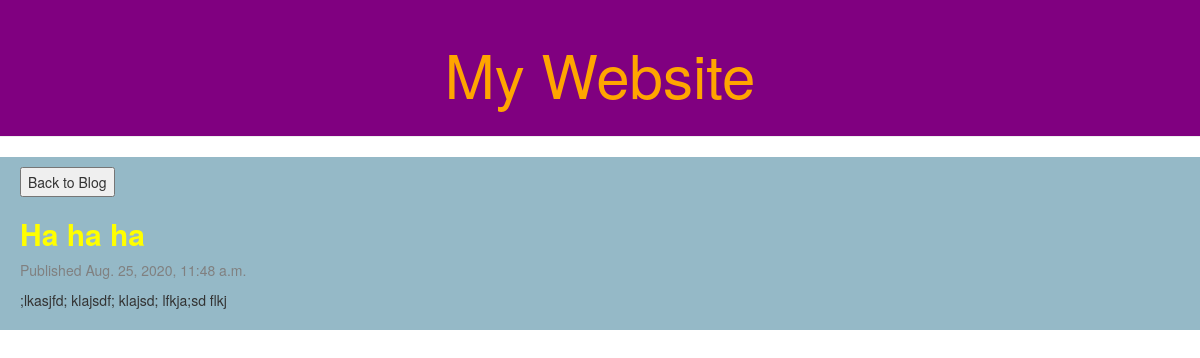
The app's page /blog/2/ with its own data.
### home/models.py (models this page shows, shortened)
class Post(models.Model):
    author = models.ForeignKey(settings.AUTH_USER_MODEL, on_delete=models.CASCADE)
    title = models.CharField(max_length=200)
    text = models.TextField()
    created_date = models.DateTimeField(default=timezone.now)
    published_date = models.DateTimeField(blank=True, null=True)

### home/views.py (the view)
# urls.py: path('blog/<int:pk>/', views.post_view, name="posts"),
def post_view(request, pk):
    post = get_object_or_404(Post, pk=pk)
    return render(request, 'post.html', {'post': post})

### home/templates/post.html (shortened to what this page needs)
{% extends 'base.html' %}
{% block content %}
<button id="blog-button" onclick="location.href='../../blog'">Back to Blog</button>
<div class="sub-header">
  <h3 class="post">{{ post.title }}</h2>
</div>
{% if post.published_date %}
<div class="published">
  <p>Published {{ post.published_date }}</p>
</div>
{% endif %}
<div class="post-text">
  <p>{{ post.text | linebreaksbr }}</p>
</div>
{% endblock %}

### home/static/css/home.css (style rules this page uses)
.post { display: inline-block; }
.sub-header h3 { color: yellow; font-weight: bold; font-size: 30px; margin-left: 20px; }
.published { color: grey; margin-left: 20px; }
.post-text { margin-left: 20px; }
#blog-button { height: 30px; margin-left: 20px; }

### records on screen
Post: title "Ha ha ha", published_date "Aug. 25, 2020, 11:48 a.m.", text ";lkasjfd; klajsdf; klajsd; lfkja;sd flkj"
